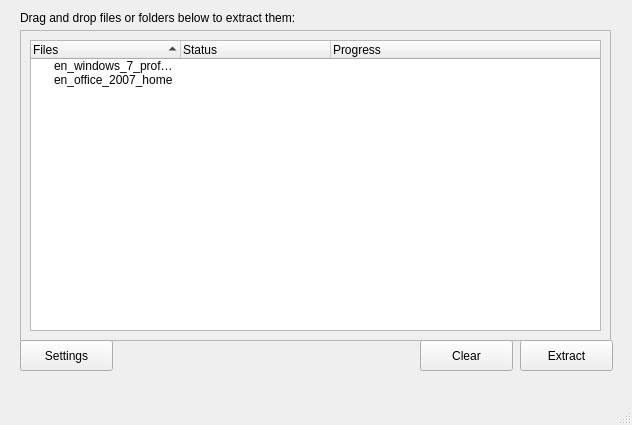
<?xml version="1.0" encoding="UTF-8"?>
<ui version="4.0">
 <class>MainWindow</class>
 <widget class="QMainWindow" name="MainWindow">
  <property name="geometry">
   <rect>
    <x>0</x>
    <y>0</y>
    <width>632</width>
    <height>425</height>
   </rect>
  </property>
  <property name="windowTitle">
   <string>MainWindow</string>
  </property>
  <property name="styleSheet">
   <string notr="true"/>
  </property>
  <widget class="QWidget" name="centralwidget">
   <widget class="QLabel" name="lbl_Instructions">
    <property name="geometry">
     <rect>
      <x>20</x>
      <y>10</y>
      <width>321</width>
      <height>16</height>
     </rect>
    </property>
    <property name="text">
     <string>Drag and drop files or folders below to extract them:</string>
    </property>
   </widget>
   <widget class="QFrame" name="frame">
    <property name="geometry">
     <rect>
      <x>20</x>
      <y>30</y>
      <width>591</width>
      <height>311</height>
     </rect>
    </property>
    <property name="frameShape">
     <enum>QFrame::StyledPanel</enum>
    </property>
    <property name="frameShadow">
     <enum>QFrame::Raised</enum>
    </property>
    <property name="lineWidth">
     <number>2</number>
    </property>
    <widget class="QTreeWidget" name="treeWidget">
     <property name="geometry">
      <rect>
       <x>10</x>
       <y>10</y>
       <width>571</width>
       <height>291</height>
      </rect>
     </property>
     <property name="acceptDrops">
      <bool>false</bool>
     </property>
     <property name="frameShadow">
      <enum>QFrame::Plain</enum>
     </property>
     <property name="tabKeyNavigation">
      <bool>true</bool>
     </property>
     <property name="dragDropMode">
      <enum>QAbstractItemView::DragDrop</enum>
     </property>
     <property name="sortingEnabled">
      <bool>true</bool>
     </property>
     <property name="animated">
      <bool>false</bool>
     </property>
     <property name="allColumnsShowFocus">
      <bool>false</bool>
     </property>
     <attribute name="headerDefaultSectionSize">
      <number>150</number>
     </attribute>
     <attribute name="headerHighlightSections">
      <bool>true</bool>
     </attribute>
     <attribute name="headerMinimumSectionSize">
      <number>125</number>
     </attribute>
     <column>
      <property name="text">
       <string>Files</string>
      </property>
     </column>
     <column>
      <property name="text">
       <string>Status</string>
      </property>
     </column>
     <column>
      <property name="text">
       <string>Progress</string>
      </property>
     </column>
     <item>
      <property name="text">
       <string>en_windows_7_professional</string>
      </property>
      <property name="text">
       <string/>
      </property>
      <property name="text">
       <string/>
      </property>
     </item>
     <item>
      <property name="text">
       <string>en_office_2007_home</string>
      </property>
      <property name="text">
       <string/>
      </property>
      <property name="text">
       <string/>
      </property>
     </item>
    </widget>
   </widget>
   <widget class="QPushButton" name="btn_Extract">
    <property name="geometry">
     <rect>
      <x>520</x>
      <y>340</y>
      <width>93</width>
      <height>31</height>
     </rect>
    </property>
    <property name="text">
     <string>Extract</string>
    </property>
   </widget>
   <widget class="QPushButton" name="btn_Clear">
    <property name="geometry">
     <rect>
      <x>420</x>
      <y>340</y>
      <width>93</width>
      <height>31</height>
     </rect>
    </property>
    <property name="text">
     <string>Clear</string>
    </property>
   </widget>
   <widget class="QPushButton" name="btn_Settings">
    <property name="geometry">
     <rect>
      <x>20</x>
      <y>340</y>
      <width>93</width>
      <height>31</height>
     </rect>
    </property>
    <property name="text">
     <string>Settings</string>
    </property>
   </widget>
  </widget>
  <widget class="QMenuBar" name="menubar">
   <property name="geometry">
    <rect>
     <x>0</x>
     <y>0</y>
     <width>632</width>
     <height>26</height>
    </rect>
   </property>
  </widget>
  <widget class="QStatusBar" name="statusbar"/>
 </widget>
 <resources/>
 <connections/>
</ui>
